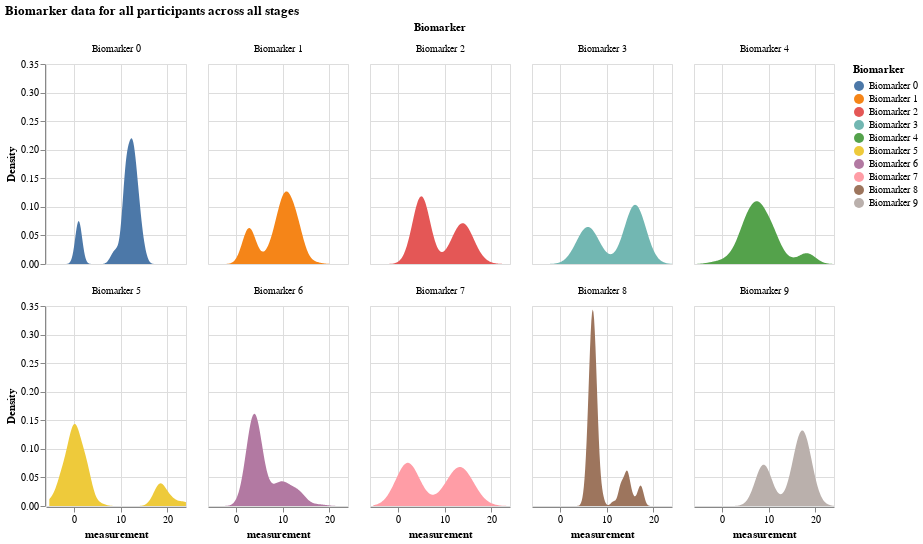

Write notebook code for a chart like this one.
### Markdown cell above
## Visualizing simulated results

With the above data structure, we can visualize the following data:

- Distribution of all biomarker values by biomarker
- Distribution of all biomarker values when the participant is at a certain disease stage
- Comparing a certain biomarker data 
- A certain participant's data

### Distribution of all biomarker values by biomarker

### Code cell
df = pd.DataFrame(X, columns = [f"Biomarker {i}" for i in range(N)])

# make this dataframe wide to long 
df_long = df.melt(var_name = "Biomarker", value_name="Value")

# exapand the value column into a dataframe
values_df = df_long['Value'].apply(pd.Series)
values_df.columns = ['participant', 'measurement', 'k_j', 'S_n', 'affected_or_not']

# join values_df with df_long
df_expanded = df_long.drop('Value', axis = 1).join(values_df)

alt.Chart(df_expanded).transform_density(
    'measurement',
    as_=['measurement', 'Density'],
    groupby=['Biomarker']
).mark_area().encode(
    x="measurement:Q",
    y="Density:Q",
    facet = alt.Facet(
        "Biomarker:N",
        columns = 5
    ),
    color=alt.Color(
        'Biomarker:N'
    )
).properties(
    width= 140,
    height = 200,
).properties(
    title='Biomarker data for all participants across all stages'
)

### Figure 1 — Vega-Lite specification as saved in the notebook (floating-point values rounded to 4 significant figures; data arrays with more than 128 entries replaced by an {"elided": "..."} marker saying what was removed)
{"config": {"view": {"continuousWidth": 300, "continuousHeight": 300}}, "data": {"name": "data-3cac0003f6157c5d369a8de60bca5703"}, "mark": {"type": "area"}, "encoding": {"color": {"field": "Biomarker", "type": "nominal"}, "facet": {"columns": 5, "field": "Biomarker", "type": "nominal"}, "x": {"field": "measurement", "type": "quantitative"}, "y": {"field": "Density", "type": "quantitative"}}, "height": 200, "title": "Biomarker data for all participants across all stages", "transform": [{"density": "measurement", "groupby": ["Biomarker"], "as": ["measurement", "Density"]}], "width": 140, "$schema": "https://vega.github.io/schema/vega-lite/v5.16.3.json", "datasets": {"data-3cac0003f6157c5d369a8de60bca5703": {"elided": "1000 records"}}}
